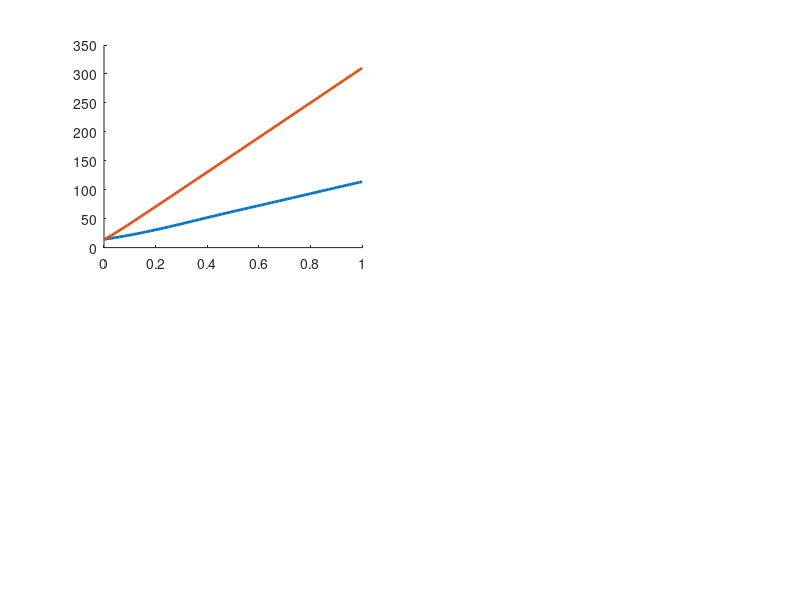

This figure's MATLAB source: (Note: this script raises an error after producing the figure.)
function ukf_2D_RT_tracker()

%% Unscented Kalman Filter implementation for 2D Range-Bearing Tracking
% Copy-pasted from 1D navigation; fix comments later

close all; clc

%%
load data_2D_RT_tracker.mat bearTrue rangeTrue timeStamps zBear zRange

nStates = 4;		% States are r, rDot, theta, thetaDot
nMeas	= 2;		% Measurements are r, theta
nProcNoise = 2;		% Say we consider noise in rDot and thetaDot processes
nXAug	= nStates + nProcNoise + nMeas;

V		= 50;

%% Error Covariances
Q	= [(1E-2)^2 0; 0 (1E-2*pi/180)^2];
R	= [0.3^2 0; 0 (2*pi/180)^2];

%% Time Step and Interval of Interest
%%
% We have uniformly spaced time stamps, so calculating the difference
% between any two successive instants gives us $dt.$
dt	= timeStamps(2) - timeStamps(1);
%%
% Note the number of time stamps, which will be the number of iterations
% for which the Kalman filter will run.
nTimeStamps = length(timeStamps);

%% Predictive Model and Measurement Model
% G	= [ [0; dt] zeros(2, 1); zeros(2, 1) [0; dt] ];
% Linearized G not needed in UKF
C	= [1 0 0 0; 0 0 1 0];

%% Initialization
xHat	= [zRange(1); V; zBear(1); -V/zRange(1)];	
P		= diag([R(1,1), 0.1, R(2,2), 0.1]);
% 
% [PSteadyState,~,~]	= idare(A', C', (G*Q*G'), R, [], []);
% PSteadyStateStore	= reshape(PSteadyState, nStates^2, 1);
% LSteadyState		= PSteadyState * C' / (C*PSteadyState*C' + R);
%% 
storeXHat	= zeros(nStates, nTimeStamps);
storeP		= zeros(nStates^2, nTimeStamps);
storePTrace	= zeros(1, nTimeStamps);
storeInnov	= zeros(nMeas, nTimeStamps);
storeInnovCovar	= zeros(nMeas^2, nTimeStamps);

%%
storeXHat(:, 1)		= xHat;
storePTrace(:, 1)	= trace(P);
storeP(:, 1)		= reshape(P, nStates^2, 1); 

xSigma				= zeros(nStates, 2*nXAug);
zSigma				= zeros(nMeas, 2*nXAug);

const2UT			= 1E-2;		% alpha
const3UT			= 2;		% beta
const4UT			= 0;		% kappa
const1UT			= const2UT^2*(nXAug + const4UT)
lamUT0M				= const1UT / (nXAug + const1UT);
lamUT0C				= const1UT / (nXAug + const1UT) + (1 - const2UT^2 + const3UT);
lamUT				= 1 / ( 2*(nXAug + const1UT) );


%% Run Kalman Filter Iterations
for m1 = 1:(nTimeStamps-1)

	%----- Generate sigma points and propagate through system equations
	PXAug		= blkdiag(P, Q, R);
	xAugSigma0	= [xHat; zeros(nProcNoise, 1); zeros(nMeas, 1)];
	xSigma0		= one_step_update(...
		xAugSigma0(1:nStates), xAugSigma0(nStates+1 : nStates+nProcNoise));
	xAugSigma	= generate_sigma_points(xAugSigma0, PXAug);
	for m2 = 1:2*nXAug
		xSigma(:, m2)	= one_step_update(...
			xAugSigma(1:nStates, m2), ...									% State
			xAugSigma(nStates+1 : nStates+nProcNoise, m2) ...				% Process noise
			);
	end
	
	%----- Prediction equations to get a preliminary estimate and error covariance.
% 	u			= 0;
% 	A			= eye(nStates) + jacobianA(xHat, V)*dt;
% 	xHatMinus	= one_step_update(xkMinus1_);
% 	PMinus		= A*P*A' + G*Q*G';
	% The equations above are EKF update equations, for comparison

	%----- Predictive updates using sigma points weighted sum
	% Leave the process noise, take the states 
	%						-- Clemenza
	xHatMinus	= lamUT0M*xSigma0 + lamUT*sum(xSigma, 2);
	PMinus		= lamUT0C*(xSigma0 - xHatMinus)*(xSigma0 - xHatMinus)';
	for m2 = 1:2*nXAug
		PMinus	= PMinus + ...
			lamUT*(xSigma(:, m2) - xHatMinus)*(xSigma(:, m2) - xHatMinus)';	% Note the transpose at the end
	end

	%----- Measurement model applied to propagated sigma points
	zSigma0		= measurement_model(...
		xSigma0, xAugSigma0(nStates+nProcNoise+1 : nXAug));
	for m2 = 1:2*nXAug
		zSigma(:, m2)	= measurement_model(...
			xAugSigma(1:nStates, m2), ...									% State
			xAugSigma(nStates+nProcNoise+1 : nXAug, m2));					% Process noise
	end
	zHatMinus	= lamUT0M*zSigma0 + lamUT*sum(zSigma, 2);

	zHatMinus	= C*xHatMinus;

	%----- Error covariance and cross-covariance from sigma points
	PZZ			= lamUT0C*(zSigma0 - zHatMinus)*(zSigma0 - zHatMinus)';		% We don't need to do this if meas. model is linear
	PXZ			= lamUT0C*(xSigma0 - xHatMinus)*(zSigma0 - zHatMinus)';
	for m2 = 1:2*nXAug
		PZZ	= PZZ + ...
			lamUT*(zSigma(:, m2) - zHatMinus)*(zSigma(:, m2) - zHatMinus)';	
		PXZ	= PXZ + ...
			lamUT*(xSigma(:, m2) - xHatMinus)*(zSigma(:, m2) - zHatMinus)';	
	end

	%----- Compute Kalman gain. Note the use of |/| command instead of inverse.
	L			= (PMinus * C') / (C * PMinus * C' + R );					% This is the "usual" equation when meas. model is linear
% 	L			= PXZ / PZZ;
	
	%----- Measurement update
	z			= [zRange(m1 + 1); zBear(m1 + 1)];
	thisInnov	= z - zHatMinus;
	
	xHat		= xHatMinus + L*(thisInnov);
% 	P			= (eye(nStates) - L*C)*PMinus;								% This is the usual equation
	P			= PMinus - L*PZZ*L';										% Identical to the previous equation

	thisInnovCovar		= PZZ; 

	%----- Store results
	storeXHat(:, m1+1)		= xHat;
	storeP(:, m1+1)			= reshape(P, nStates^2, 1);
	storePTrace(:, m1+1)	= trace(P);
	storeInnov(:, m1+1)		= thisInnov;
	storeInnovCovar(:, m1+1)= reshape(thisInnovCovar, nMeas^2, 1);
end

%% Innovation autocorrelation
nTimeStamps		= length(timeStamps);

innovAutoCorr	= zeros(1, nTimeStamps);
shiftedInnov	= zeros(nMeas, nTimeStamps);
twoSigmaBd		= zeros(1, nTimeStamps);
for m1 = 1:nTimeStamps - 10
	shiftedInnov(:,m1+1:end)= storeInnov(:, 2:(nTimeStamps - m1 + 1));
	innovAutoCorr(m1)		= (1 / (nTimeStamps - m1) ) * (...
			sum( shiftedInnov(1, m1+1:end).*storeInnov(1, m1+1:end) ) + ...
			sum( shiftedInnov(2, m1+1:end).*storeInnov(2, m1+1:end) ) );
	twoSigmaBd(m1)			= 2/sqrt(nTimeStamps - m1); 
end

%% Figures of merit of the filter
format shortE

mseeRange	= mean( (storeXHat(1,:) - rangeTrue).^2 );
mseeBrng	= mean( (storeXHat(3,:) - bearTrue).^2 );

fprintf('----- Mean of innovations autocorrelation (closer to zero is better): \n'); disp( mean(innovAutoCorr(2:end)) )
fprintf('----- Mean square estimation error in range (closer to zero is better): \n'); disp( mseeRange )
fprintf('----- Mean square estimation error in bearing (closer to zero is better): \n'); disp( mseeBrng )

%% Plot Results
fig1 = figure; 
subplot(221); hold on; plot(timeStamps, storeXHat(1,:), 'LineWidth', 2);
hold on;
plot(timeStamps, rangeTrue, 'LineWidth',  2)
make_nice_figures(gcf, gca, 18, [], 'Time (h)', ...
	'Range $\hat{x}_1 = r$ (km)', 'Range and Rate', [0.1 0.24 0.5*[1 1]],[],[],[]);

subplot(222); hold on; plot(timeStamps, storeXHat(2,:), 'LineWidth', 2)
make_nice_figures(gcf, gca, 18, [], 'Time (h)', ...
	'Range rate $\hat{x}_2 = \dot{r}$ (km/hr)', 'Range and Rate', [0.1 0.24 0.5*[1 1]],[],[],[]);

subplot(223); hold on; plot(timeStamps, storeXHat(3,:)*180/pi, 'LineWidth', 2);
hold on;
plot(timeStamps, bearTrue*180/pi, 'LineWidth',  2)
make_nice_figures(gcf, gca, 18, [], 'Time (h)', ...
	'Range $\hat{x}_3 = \theta$ (deg)', 'Bearing and Rate', [0.1 0.24 0.5*[1 1]],[],[],[]);

subplot(224); hold on; plot(timeStamps, storeXHat(4,:)*180/pi, 'LineWidth', 2)
make_nice_figures(gcf, gca, 18, [], 'Time (h)', ...
	'Range rate $\hat{x}_4 = \dot{\theta}$ (deg/hr)', 'Bearing and Rate', [0.1 0.24 0.5*[1 1]],[],[],[]);




fig2 = figure;
plot(timeStamps, storePTrace, 'LineWidth', 2);
make_nice_figures(gcf, gca, 18, [], 'Time (h)', 'tr$(P)$', 'Trace', [0.15 0.35 0.5*[1 1]],[],[],[]);

fig3 = figure;
plot(timeStamps, storeP, 'LineWidth', 2); hold on;
make_nice_figures(gcf, gca, 18, [], 'Time (h)', '$p_{ij}$', 'E.E. Covariance', [0.2 0.35 0.5*[1 1]],[],[],[]);

ylabel('$p_{ij}$', 'Interpreter', 'latex', 'FontSize', 12);


figure;
subplot(121)
plot(timeStamps, storeInnov(1, :), 'LineWidth', 2); hold on;
ax = gca; ax.ColorOrderIndex = 1;
plot(timeStamps, 2*(storeInnovCovar(1,:).^0.5), ...
	'LineWidth', 2, 'LineStyle', '--'); ax.ColorOrderIndex = 1;
plot(timeStamps, -2*(storeInnovCovar(1,:).^0.5), ...
	'LineWidth', 2, 'LineStyle', '--')

subplot(122)
plot(timeStamps, storeInnov(2, :), 'LineWidth', 2); hold on;
ax = gca; ax.ColorOrderIndex = 2;
plot(timeStamps, 2*(storeInnovCovar(4, :).^0.5), ...
	'LineWidth', 2, 'LineStyle', '--'); ax.ColorOrderIndex = 2;
plot(timeStamps, -2*(storeInnovCovar(4, :).^0.5), ...
	'LineWidth', 2, 'LineStyle', '--')

title('Innovations sequence', 'Interpreter', 'latex', 'FontSize', 14)
xlabel('Time (s)', 'Interpreter', 'latex', 'FontSize', 12);
ylabel('Innovation', 'Interpreter', 'latex', 'FontSize', 12);


figure;
plot(timeStamps, innovAutoCorr, 'LineWidth', 2); hold on;
plot(timeStamps, (2/sqrt(nTimeStamps))*ones(size(timeStamps)), 'LineWidth', 2, 'LineStyle', '--' );
ax = gca; ax.ColorOrderIndex = ax.ColorOrderIndex - 1;
plot(timeStamps, (-2/sqrt(nTimeStamps))*ones(size(timeStamps)), 'LineWidth', 2, 'LineStyle', '--' )
title('Innovations autocorrelation', 'Interpreter', 'latex', 'FontSize', 14)
xlabel('Time (s)', 'Interpreter', 'latex', 'FontSize', 12);
ylabel('Innovation', 'Interpreter', 'latex', 'FontSize', 12);


%%
	function xk_ = one_step_update(xkMinus1_, wkMinus1_)
		xk_ = xkMinus1_ + ...
			system_dynamics_continuous([], xkMinus1_, wkMinus1_)*dt;		% First-order Euler approximation

		% Alternative to Euler approximation: RK4 (need to fix code to
		% accommodate w)
		% [~, xSim]	= ode45(@polar_kinematics_2D(t,x), [0 dt], xkMinus1_);
		% xk_	= xSim(end, :)';
	end

	function zk_ = measurement_model(xk_, vk_)
		zk_ = C*xk_ + vk_;													% Linear model in this example
		% We don't really need the UT for the measurement update in this
		% specific example because the measurement model is linear
	end
	
	function xDot = system_dynamics_continuous(t_, x_, w_)
		xDot	= zeros(4, 1);

		%----- Range-bearing kinematics
		% For a target moving at a constant velocity along
		% the 1st Cartesian axis
	
% 		xDot(1) = x_(2);
% 		xDot(3)	= x_(4);
		xDot(1)	= V*cos(x_(3));
		xDot(3)	= -V*sin(x_(3)) / x_(1);
		xDot(2)	= -V*x_(4)*sin(x_(3)) + w_(1);
		xDot(4)	= V*x_(2)*sin(x_(3)) / (x_(1)^2) - V*x_(4)*cos(x_(3)) / x_(1) + w_(2);
	end
	
	function xSigma_ = generate_sigma_points(xBar_, PX_)
		nX_		= numel(xBar_);												% In the UKF, the augmented state is different from the usual state
		S		= sqrt(const1UT + nX_) * chol(PX_);
	
		xSigma_ = zeros(nX_, 2*nX_);
		for m10 = 1:nX_
			xSigma_(:, m10)			= xBar_ + S(m10, :)';
			xSigma_(:, m10 + nX_)	= xBar_ - S(m10, :)';
		end
	
	end

end
